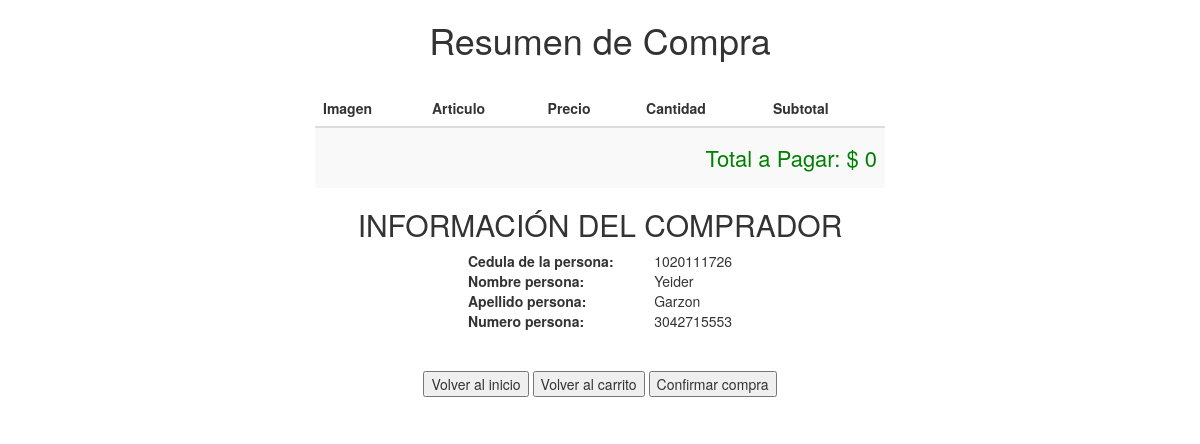
The page /screens/carrito2_petslife.php (signed in) on the database its author committed.
### tables this page shows
CREATE TABLE `persona` (
  `cedula` varchar(10) NOT NULL,
  `password` varchar(30) NOT NULL,
  `tipo_persona` varchar(1) NOT NULL,
  `nombre` varchar(20) NOT NULL,
  `apellido` varchar(30) NOT NULL,
  `numero` varchar(15) NOT NULL,
  `cod_local` varchar(4) NOT NULL DEFAULT '0000',
  PRIMARY KEY (`cedula`),
  KEY `cod_local` (`cod_local`),
  KEY `tipo_persona` (`tipo_persona`),
  CONSTRAINT `persona_ibfk_1` FOREIGN KEY (`cod_local`) REFERENCES `local` (`id_local`),
  CONSTRAINT `tipo_persona` FOREIGN KEY (`tipo_persona`) REFERENCES `tipo_persona` (`tipo_persona`)
);

### screens/carrito2_petslife.php (the view, shortened to what this page needs)
<?php
$total=0;
?>
<!DOCTYPE html>
<html lang="en">
<head>
<link rel="stylesheet" href="https://maxcdn.bootstrapcdn.com/bootstrap/3.3.7/css/bootstrap.min.css">
</head>
<body>
<center> <h1> Resumen de Compra </h1> </center>
<br>
<div class="container" style="width:600px;">
  <table class="table table-striped">
    <thead>
      <tr>
        <th>Imagen</th>
        <th>Articulo</th>
        <th>Precio</th>
        <th>Cantidad</th>
        <th>Subtotal</th>
      </tr>
    </thead>
    <tr><td colspan="5" align="right">    <h4 style="text-align:right;color:green;font-size:22px">Total a Pagar: $ <?php print number_format($total,0,',','.')?></h4></td></tr>
  </table>
    <?php
      try {
      $conexion = new PDO('mysql:host=localhost;port=3306;dbname=petslife;', 'root', '');
      } catch (PDOException $e) {
        echo "Fallo la conexión ".$e->getMessage();
      }
      try {
        $bpais = $conexion->query("select nombre a, apellido b, numero c, cedula d from persona WHERE cedula='".$_SESSION['cedula']."'");
        $bpais->setFetchMode(PDO::FETCH_ASSOC);
          $row = $bpais->fetch();
          $vnombre=$row['a'];
          $vapellido=$row['b'];
          $vnumero=$row['c'];
          $vcedula=$row['d'];
      } catch (PDOException $e) {
        echo 'Error' . $e->getMessage();
      }
    ?>
    <?php
    if(isset($_SESSION['loggedin'])){?>
      <center>
      <table style="text-align: left">
        <h2>INFORMACIÓN DEL COMPRADOR</h2>
        <tr>
          <th style="padding-right: 10px;">Cedula de la persona: </th>
            <td>
                <?php echo $vcedula ?>
            </td>
          </tr>
          <tr>
          <th style="padding-right: 70px;">Nombre persona: </th>
            <td>
              <?php echo $vnombre ?>
            </td>
          </tr>
          <tr>
          <th style="padding-right: 10px;">Apellido persona: </th>
            <td>
              <?php echo $vapellido ?>
            </td>
          </tr>
          <tr>
          <th style="padding-right: 10px;">Numero persona: </th>
            <td>
              <?php echo $vnumero ?>
            </td>
          </tr>
      </table>
    <?php
    }
?>
<br><br>
    <input type="button" onclick="location.href='index.php'" value="Volver al inicio">
    <input type="button" onclick="location.href='tienda.php'" value="Volver al carrito">
<?php
    if(isset($_SESSION['loggedin'])){?>
      <input type="button" onclick="location.href='#'" value="Confirmar compra">
      <?php
    } else{?>
      <input type="button" onclick="location.href='loginRegistro.php'" value="Iniciar sesion">
      <?php
    }
    ?>
    <br><br>
    </center>
    </div>
</body>
</html>

### rows shown on the page
persona: cedula "1020111726", nombre "Yeider", apellido "Garzon", numero "3042715553"

### other values the page prints
$total "0"
